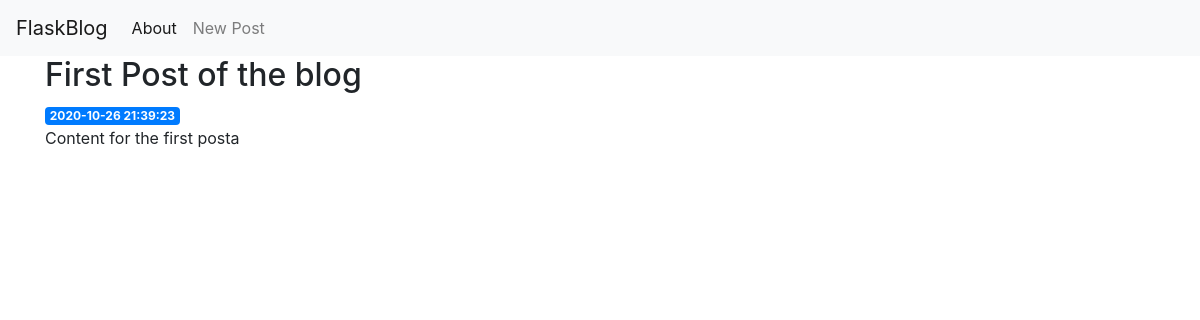
Before: /1 with the older database file.
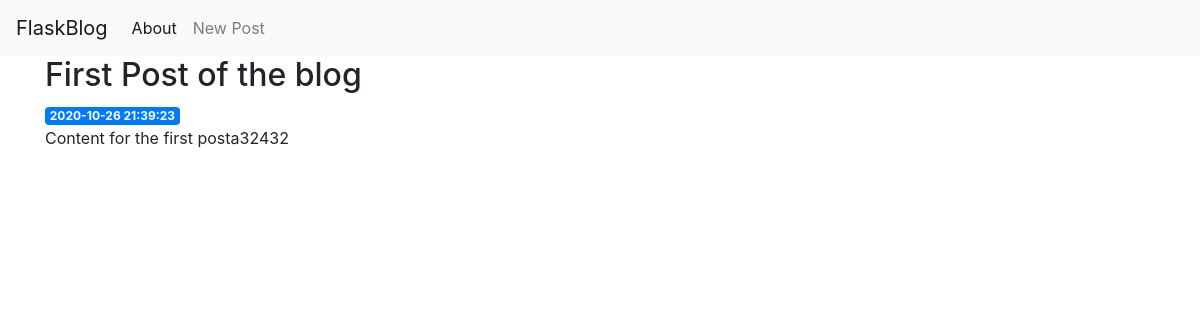
After: the same page with the newer database file.
### tables this page shows
CREATE TABLE posts (
    id INTEGER PRIMARY KEY AUTOINCREMENT,
    created TIMESTAMP NOT NULL DEFAULT CURRENT_TIMESTAMP,
    title TEXT NOT NULL,
    content TEXT NOT NULL
);

### app.py (the view)
@app.route('/<int:post_id>')
def post(post_id):
    post = get_post(post_id)
    return render_template('post.html', post=post)

### app.py (called while the page is built)
def get_db_connection():
    conn = sqlite3.connect('database.db')
    conn.row_factory = sqlite3.Row
    return conn

def get_post(post_id):
    conn = get_db_connection()
    post = conn.execute('SELECT * FROM posts WHERE id = ?',
                        (post_id,)).fetchone()
    conn.close()
    if post is None:
        abort(404)
    return post

### templates/post.html
{% extends 'base.html' %}
{% block content %}
    <h2>{% block title %} {{ post['title'] }} {% endblock %}</h2>
    <span class="badge badge-primary">{{ post['created'] }}</span>
    <p>{{ post['content'] }}</p>
{% endblock %}

Changed rows visible on the page:
changed posts "First Post of the blog": content "Content for the first posta" → "Content for the first posta32432"
